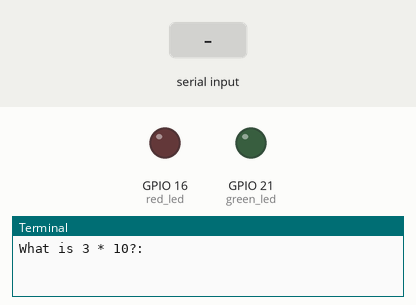
Bench run of a program on a simulated Raspberry Pi (BCM pin numbers). Shown: output pins drawn as LEDs (lit = HIGH), the last lines printed to the terminal. The inputs (shaded band) are chosen by the test bench. Random numbers come from a fixed seed.

Above: at 1.2 s.
1.3 s: "5" typed at the terminal, then Enter
At 2.6 s:
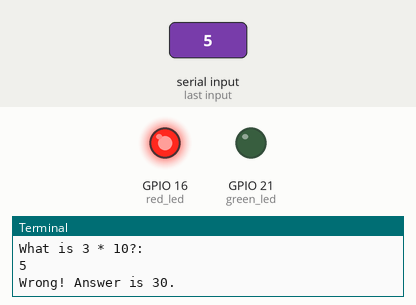
4.3 s: "90" typed at the terminal, then Enter
At 7.1 s:
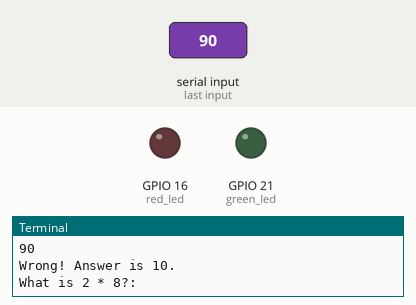
7.3 s: "200" typed at the terminal, then Enter
At 8.4 s:
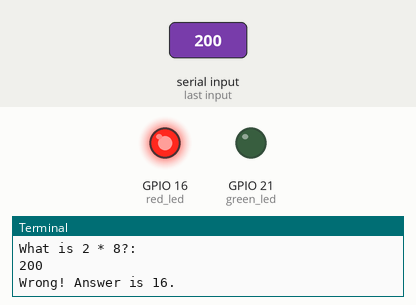
Timing chart, 0 to 10.8 s (numbered marks = the images above; inputs shaded):
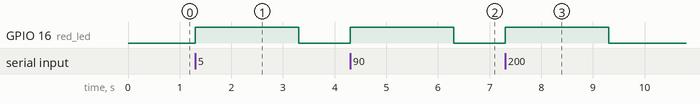

Measured:
- after the input at 1.3 s, GPIO 16 (red_led): LOW → HIGH at once, → LOW 2.0 s later
- after the input at 4.3 s, GPIO 16 (red_led): LOW → HIGH at once, → LOW 2.0 s later
- after the input at 7.3 s, GPIO 16 (red_led): LOW → HIGH at once, → LOW 2.0 s later

The program:

R04._Interactive_LED_Math_Quiz.py
```python
"""
Components Used:
1. Raspberry Pi
2. Green LED
3. Red LED
4. Breadboard
5. Jumper Wires
"""

import RPi.GPIO as gpio
import time
import random

green_led = 21  # GPIO pin for correct LED
red_led = 16    # GPIO pin for wrong LED

gpio.setmode(gpio.BCM)           # Use BCM pin numbering
gpio.setup(green_led, gpio.OUT)  # Set green LED as output
gpio.setup(red_led, gpio.OUT)    # Set red LED as output

def generate_question():
    num1 = random.randint(1, 10)  # Random number 1
    num2 = random.randint(1, 10)  # Random number 2
    return num1, num2, num1 * num2  # Return question and answer

try:
    while True:
        num1, num2, correct_answer = generate_question()  # Get question
        user_answer = int(input(f"What is {num1} * {num2}?: "))  # Get user input

        if user_answer == correct_answer:
            gpio.output(green_led, gpio.HIGH)  # Turn green LED ON
            gpio.output(red_led, gpio.LOW)     # Turn red LED OFF
            print("Correct! Green LED is ON.")
        else:
            gpio.output(green_led, gpio.LOW)   # Turn green LED OFF
            gpio.output(red_led, gpio.HIGH)    # Turn red LED ON
            print(f"Wrong! Answer is {correct_answer}.")

        time.sleep(2)  # Wait before next question

        gpio.output(green_led, gpio.LOW)  # Turn green LED OFF
        gpio.output(red_led, gpio.LOW)    # Turn red LED OFF

except KeyboardInterrupt:
    gpio.cleanup()  # Reset GPIO on exit
```
